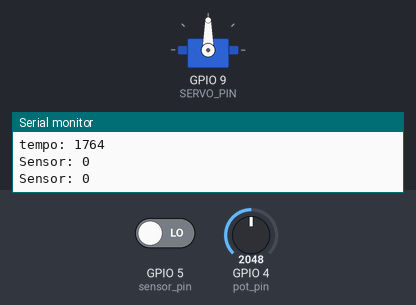
Simulated run of this sketch. Board: ESP32. Shown: servo, the last lines printed to the serial monitor. Inputs (shaded band) come from the test bench; at power-on: GPIO 5 (sensor_pin) LOW, GPIO 4 (pot_pin) = 2048. WiFi joins after 1.5 s; servers stay silent unless stated; random numbers use the default seed unless the sketch sets one; no MQTT or app messages arrive unless stated.

Above: at 3.3 s.
3.4 s: GPIO 5 (sensor_pin) driven HIGH
At 4.1 s:
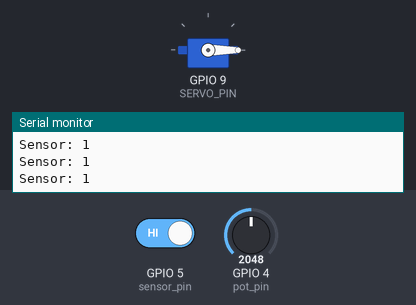
7.9 s: GPIO 5 (sensor_pin) driven LOW
At 9.1 s:
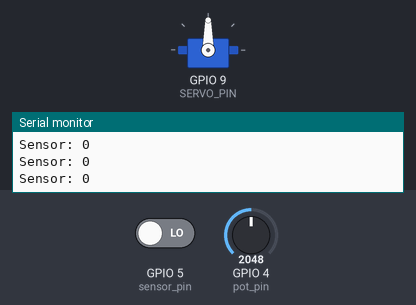
Timing chart, 0 to 10.4 s (numbered marks = the images above; inputs shaded):
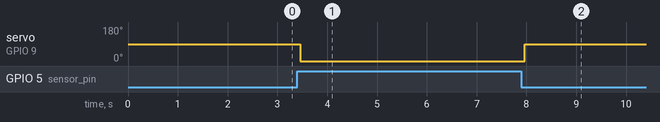

The sketch:

exer05_Lucas_Calixto.ino
```cpp
#include <WiFi.h>
#include <PubSubClient.h>
#include <Wire.h>
#include <Adafruit_GFX.h>
#include <Adafruit_SSD1306.h>
#include <ArduinoJson.h>
#include <ESP32Servo.h>

// pinos
#define SERVO_PIN 9
const byte sensor_pin = 5;
const byte pot_pin = 4;

// variaveis
String movimento = "";
int tempoEnvio = 1000;

unsigned long ultimoTempoSensor = 0;
const long intervaloSensor = 100;
unsigned long ultimoTempoPot = 0;
const long intervaloPot = 1000;
unsigned long ultimoEnvio = 0;

const String SSID = "iPhone";
const String PSWD = "123456789";

const String brokerUrl = "test.mosquitto.org";  // URL do broker   (servidor)
const int port = 1883;                          // Porta do broker (servidor)

String message = "";

Servo servo;
WiFiClient espClient;                // Criando Cliente WiFi
PubSubClient mqttClient(espClient);  // Criando Cliente MQTT

// SSID = NOME
// RSSI = Intesidade do sinal

JsonDocument doc;

void connectToWiFi();
void connectToBroker();
void callback(char* topic, byte* payload, unsigned long length);
int lerSensor();
int lerPot();

void setup() {
  Serial.begin(115200);
  servo.attach(SERVO_PIN);
  pinMode(sensor_pin, INPUT);
  pinMode(pot_pin, INPUT);

  connectToWiFi();
  connectToBroker();

  servo.write(0);
}

void loop() {
  if (WiFi.status() != WL_CONNECTED) {
    Serial.println("\nConexão WiFi perdida");
    connectToWiFi();
  }
  if (!mqttClient.connected()) {
    Serial.println("\nConexão MQTT perdida");
    connectToBroker();
  }

  unsigned long agora = millis();

 // --- Leitura do pot
  if (agora - ultimoTempoPot >= intervaloPot) {
    tempoEnvio = lerPot();
    ultimoTempoPot = agora;
  }


  // --- Leitura do Sensor
  if (agora - ultimoTempoSensor >= intervaloSensor) {
    ultimoTempoSensor = agora;
    int valor = lerSensor();
    if (valor == 1) {
      movimento = "na_linha";
      servo.write(0);

    } else {
      movimento = "fora_da_linha";
      servo.write(90);
    }
  }

  if (agora - ultimoEnvio >= tempoEnvio) {
    ultimoEnvio = agora;

    String info = "";
    doc["status"] = movimento;
    serializeJson(doc, info);
    //{ "status": "valor" }
    mqttClient.publish("duplaLWP/robo/status", info.c_str());
  }

  mqttClient.loop();
}

// Conexão WiFi
void connectToWiFi() {
  Serial.println("\nIniciando conexão com rede WiFi");
  WiFi.begin(SSID, PSWD);
  while (WiFi.status() != WL_CONNECTED) {
    Serial.print(".");
    delay(200);
  }
  Serial.print("\nWi-Fi Conectado!");
}

// Conexão Broker
void connectToBroker() {
  if (WiFi.status() != WL_CONNECTED) {
    return;
  }
  Serial.println("\nConectando ao broker");
  mqttClient.setServer(brokerUrl.c_str(), port);
  String userId = "ESP-CALIXTO";
  userId += String(random(0xfff), HEX);
  while (!mqttClient.connected()) {
    mqttClient.connect(userId.c_str());
    Serial.print(".");
    delay(500);

    mqttClient.subscribe("duplaLWP/robo/status");
    mqttClient.setCallback(callback);
  }
  Serial.println("\nConectado com sucesso!");
}

// recebe resposta
void callback(char* topic, byte* payload, unsigned long length) {
  String resposta = "";
  for (int i = 0; i < length; i++) {
    resposta += (char)payload[i];
  }

  Serial.println(resposta);
}

// le o valor do pot
int lerPot() {
  int valor = analogRead(pot_pin);
  Serial.printf("Pot: %d\n", valor);
  int tempo = map(valor, 0, 3240, 500, 2500);
  Serial.printf("tempo: %d\n", tempo);
  return tempo;
}

// le o valor Sensor de linha
int lerSensor() {
  int presenca = digitalRead(sensor_pin);
  Serial.println("");
  Serial.printf("Sensor: %d\n", presenca);
  Serial.print("");
  return presenca;
}
```

Measured:
- after the input at 3.4 s, servo on GPIO 9 (SERVO_PIN): 90° → 0° after 0.06 s
- after the input at 7.9 s, servo on GPIO 9 (SERVO_PIN): 0° → 90° after 0.07 s
